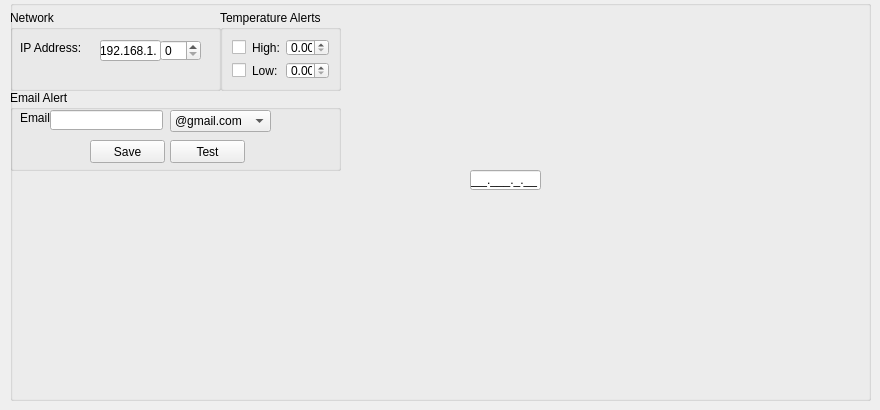
   <widget class="QWidget" name="tab_4">
    <attribute name="title">
     <string>Sys Settings</string>
    </attribute>
    <widget class="QGroupBox" name="groupBox_8">
     <property name="geometry">
      <rect>
       <x>10</x>
       <y>0</y>
       <width>861</width>
       <height>401</height>
      </rect>
     </property>
     <property name="title">
      <string/>
     </property>
     <widget class="QGroupBox" name="temperature_alert_groupBox">
      <property name="geometry">
       <rect>
        <x>210</x>
        <y>10</y>
        <width>121</width>
        <height>81</height>
       </rect>
      </property>
      <property name="title">
       <string>Temperature Alerts</string>
      </property>
      <layout class="QGridLayout" name="gridLayout_2">
       <item row="0" column="0">
        <widget class="QCheckBox" name="ht_checkBox">
         <property name="layoutDirection">
          <enum>Qt::RightToLeft</enum>
         </property>
         <property name="text">
          <string/>
         </property>
        </widget>
       </item>
       <item row="1" column="3">
        <widget class="QDoubleSpinBox" name="lt_alert_doubleSpinBox"/>
       </item>
       <item row="0" column="1">
        <widget class="QLabel" name="ht_label">
         <property name="text">
          <string>High:</string>
         </property>
        </widget>
       </item>
       <item row="1" column="0">
        <widget class="QCheckBox" name="lt_checkBox">
         <property name="layoutDirection">
          <enum>Qt::RightToLeft</enum>
         </property>
         <property name="text">
          <string/>
         </property>
        </widget>
       </item>
       <item row="1" column="1">
        <widget class="QLabel" name="lt_label">
         <property name="text">
          <string>Low:</string>
         </property>
        </widget>
       </item>
       <item row="0" column="3">
        <widget class="QDoubleSpinBox" name="ht_alert_doubleSpinBox"/>
       </item>
      </layout>
     </widget>
     <widget class="QGroupBox" name="groupBox_9">
      <property name="geometry">
       <rect>
        <x>0</x>
        <y>90</y>
        <width>331</width>
        <height>81</height>
       </rect>
      </property>
      <property name="title">
       <string>Email Alert</string>
      </property>
      <widget class="QLabel" name="label_17">
       <property name="geometry">
        <rect>
         <x>10</x>
         <y>20</y>
         <width>47</width>
         <height>16</height>
        </rect>
       </property>
       <property name="text">
        <string>Email:</string>
       </property>
      </widget>
      <widget class="QLineEdit" name="email_lineEdit">
       <property name="geometry">
        <rect>
         <x>40</x>
         <y>20</y>
         <width>113</width>
         <height>20</height>
        </rect>
       </property>
      </widget>
      <widget class="QComboBox" name="sys_setting_atemail_comboBox">
       <property name="geometry">
        <rect>
         <x>160</x>
         <y>20</y>
         <width>101</width>
         <height>22</height>
        </rect>
       </property>
       <item>
        <property name="text">
         <string>@gmail.com</string>
        </property>
       </item>
       <item>
        <property name="text">
         <string>@yahoo.com</string>
        </property>
       </item>
       <item>
        <property name="text">
         <string>@outlook.com</string>
        </property>
       </item>
      </widget>
      <widget class="QPushButton" name="sys_setting_save_pushButton">
       <property name="geometry">
        <rect>
         <x>80</x>
         <y>50</y>
         <width>75</width>
         <height>23</height>
        </rect>
       </property>
       <property name="text">
        <string>Save</string>
       </property>
      </widget>
      <widget class="QPushButton" name="sys_setting_test_pushButton">
       <property name="geometry">
        <rect>
         <x>160</x>
         <y>50</y>
         <width>75</width>
         <height>23</height>
        </rect>
       </property>
       <property name="text">
        <string>Test</string>
       </property>
      </widget>
     </widget>
     <widget class="QGroupBox" name="groupBox_10">
      <property name="geometry">
       <rect>
        <x>0</x>
        <y>10</y>
        <width>211</width>
        <height>81</height>
       </rect>
      </property>
      <property name="title">
       <string>Network</string>
      </property>
      <widget class="QLabel" name="ip_label">
       <property name="geometry">
        <rect>
         <x>10</x>
         <y>30</y>
         <width>61</width>
         <height>16</height>
        </rect>
       </property>
       <property name="text">
        <string>IP Address:</string>
       </property>
      </widget>
      <widget class="QLineEdit" name="ip_lineEdit">
       <property name="geometry">
        <rect>
         <x>90</x>
         <y>30</y>
         <width>61</width>
         <height>21</height>
        </rect>
       </property>
       <property name="text">
        <string>192.168.1.</string>
       </property>
      </widget>
      <widget class="QSpinBox" name="ip_spinBox">
       <property name="geometry">
        <rect>
         <x>150</x>
         <y>30</y>
         <width>41</width>
         <height>21</height>
        </rect>
       </property>
       <property name="frame">
        <bool>true</bool>
       </property>
      </widget>
     </widget>
     <widget class="QLineEdit" name="lineEdit_4">
      <property name="geometry">
       <rect>
        <x>460</x>
        <y>170</y>
        <width>71</width>
        <height>20</height>
       </rect>
      </property>
      <property name="inputMask">
       <string>000.000.0.00;_</string>
      </property>
      <property name="text">
       <string>...</string>
      </property>
     </widget>
    </widget>
   </widget>
